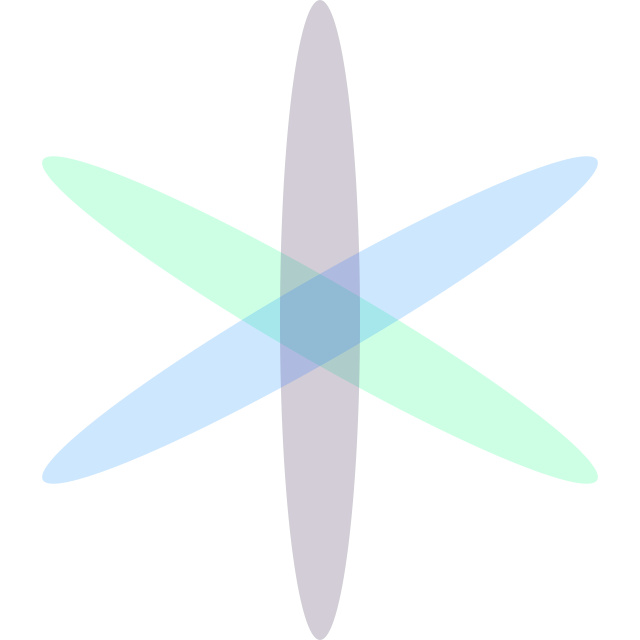
Frame 1 (no input)
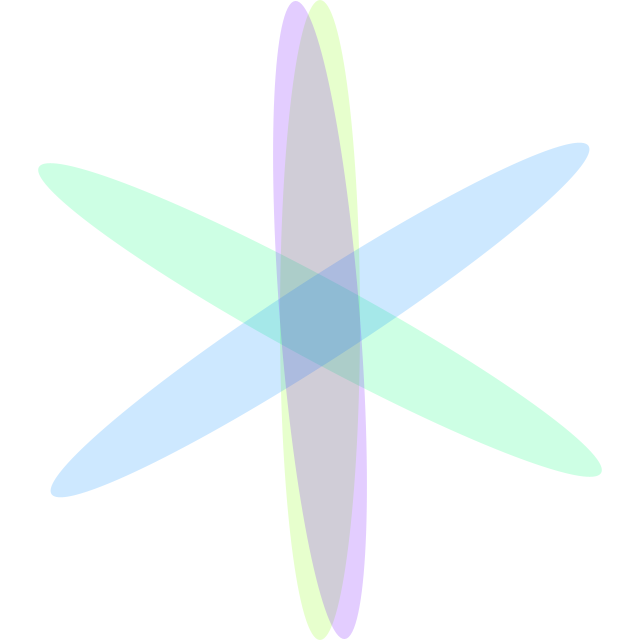
Frame 60 (the mouse pressed at the canvas centre just before this capture)
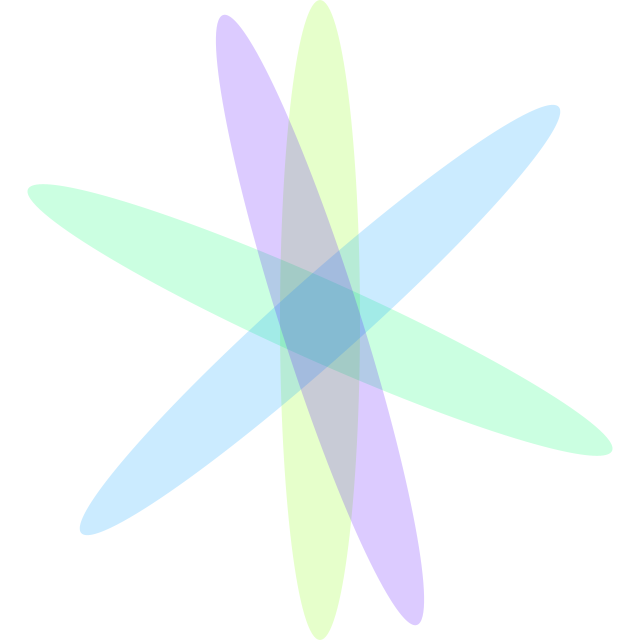
Frame 120 (the mouse held since frame 60 and released just before this capture)

The Processing sketch that drew these frames (run headless with seeded random() and noise(); from frame 60 on, the mouse is pressed at the canvas centre):

// Processing sketch: FlowerAnimation
// ── FlowerAnimation.pde
void setup() {
  size(640, 640);
  colorMode(HSB);
}

void draw() {
  background(255);
  for (float t = 0; t <= TWO_PI; t+= constrain(TWO_PI*abs(cos(frameCount/2400.0*TWO_PI))/3, QUARTER_PI/32, TWO_PI)) {
    pushMatrix();
    translate(width/2, height/2);
    rotate(t);

    noStroke();
    fill(t/TWO_PI*255/2+255/4, 255, 255, 100-abs(cos(frameCount/2400.0*TWO_PI))/2*100);
    ellipse(0, 0, width/8, height);
    popMatrix();
  }
}
